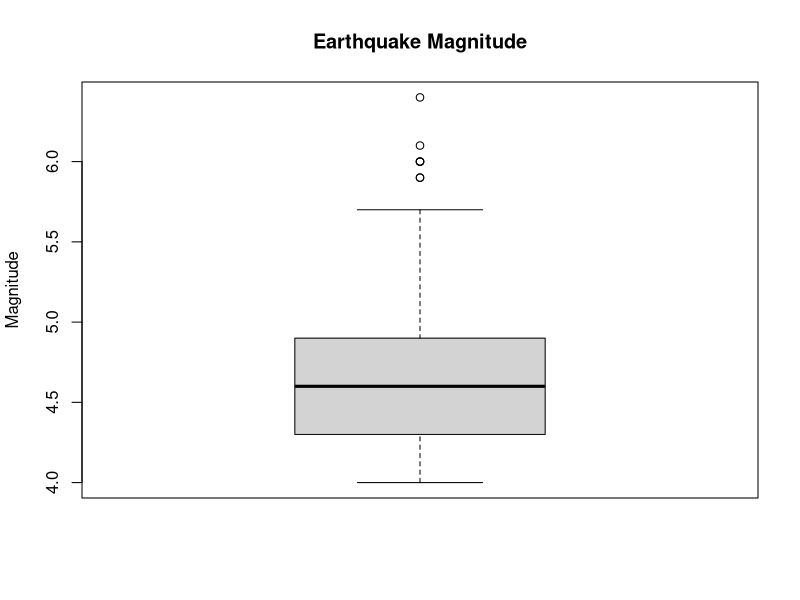
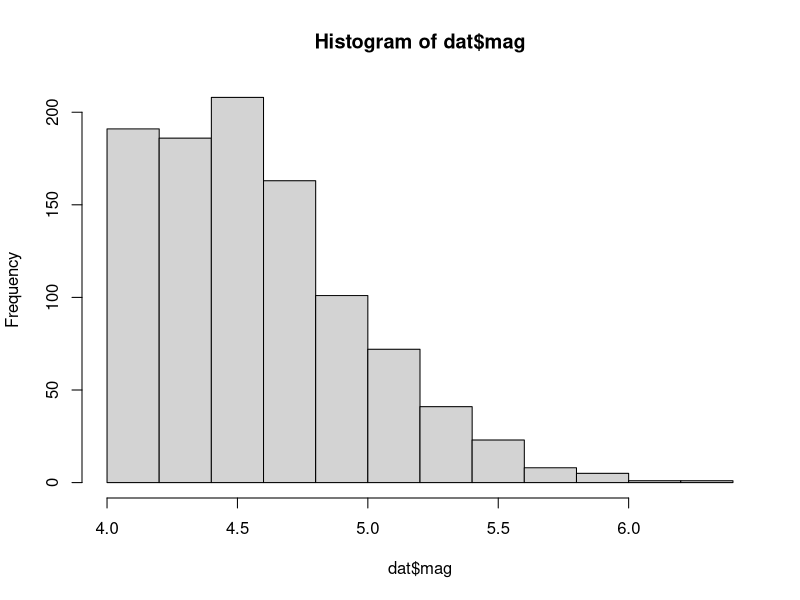
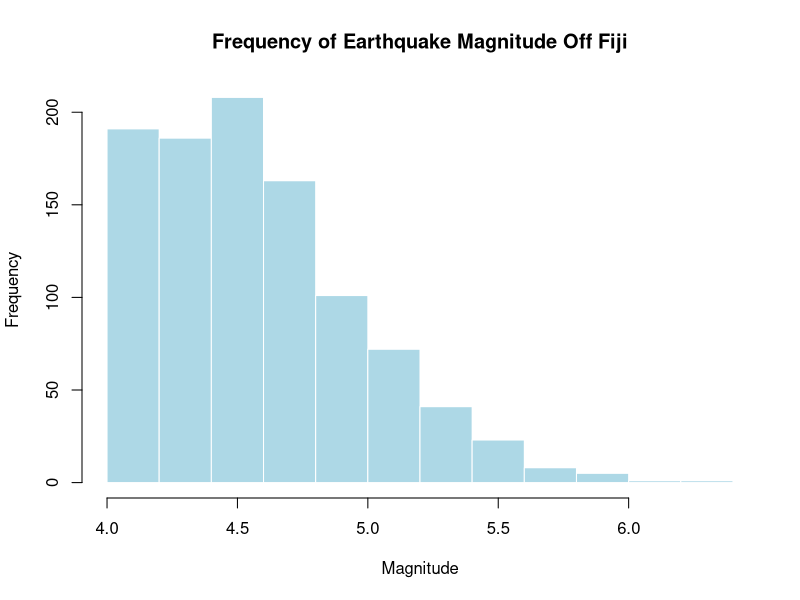

Recreate these plots in R, in order.
## ---- chunk 1
data()
## ---- chunk 2
#load Fiji earthquake data
data(quakes)

#give quakes a shorter, general name (so code chunks can be re-used)
dat <-quakes
## ---- chunk 3
summary(dat)
## ---- chunk 4
boxplot(dat$mag, data = dat , main="Earthquake Magnitude", 
  	ylab="Magnitude")
## ---- chunk 5
# histogram of earthquake magnitudes
hist(dat$mag)
## ---- chunk 6
# histogram again, but spruced up
hist(dat$mag, 
     main="Frequency of Earthquake Magnitude Off Fiji", 
     xlab="Magnitude", 
     border="white", 
     col="light blue")
